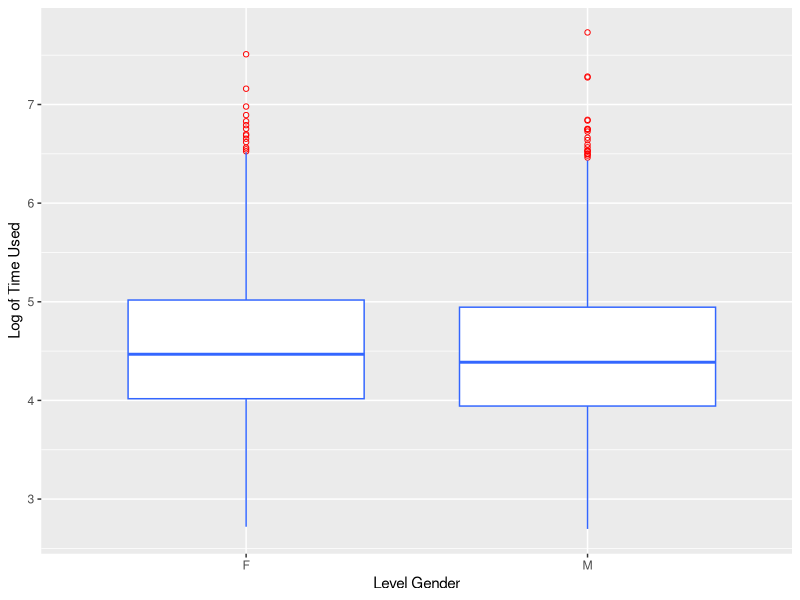
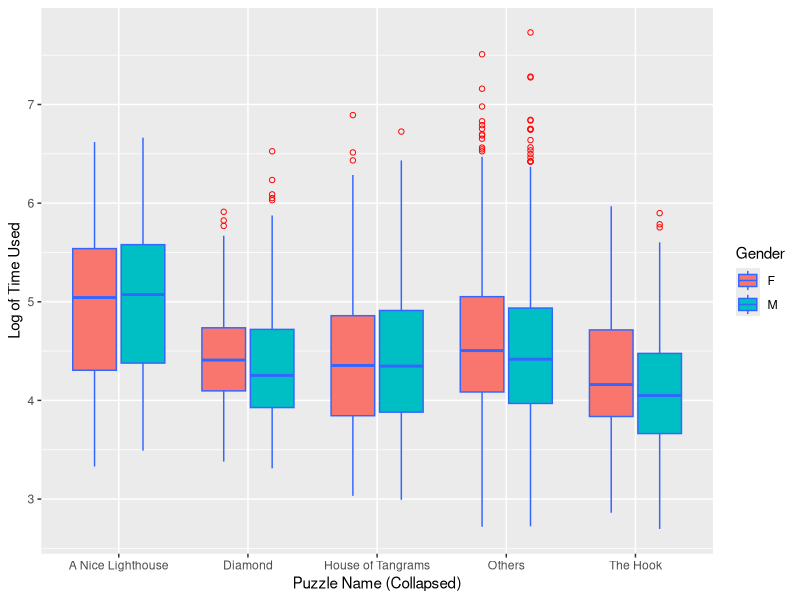
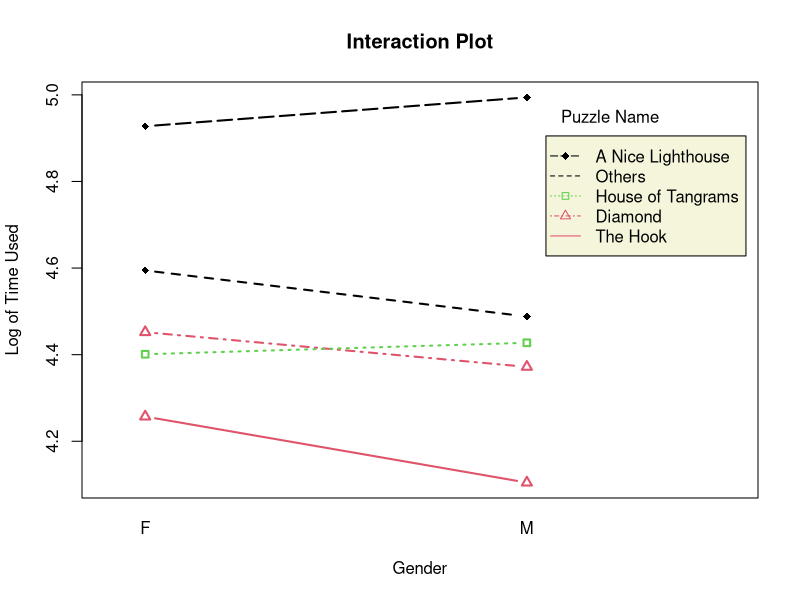
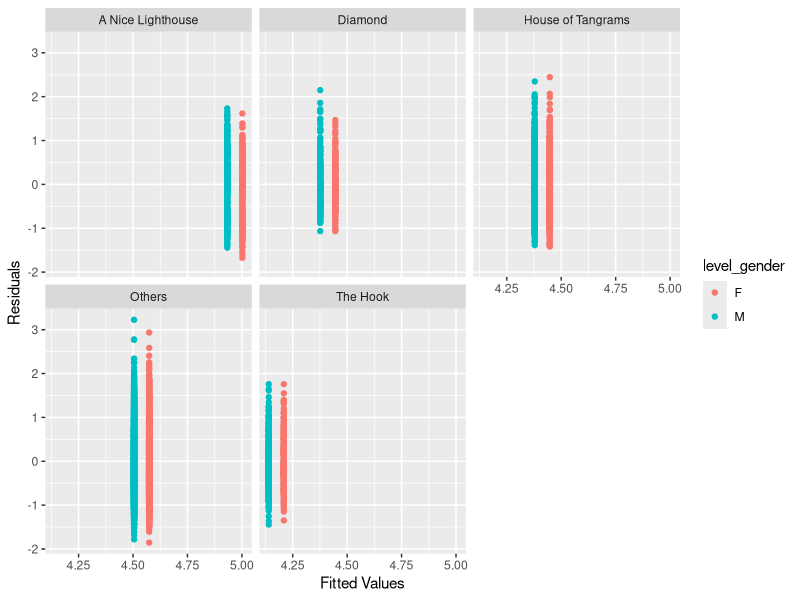
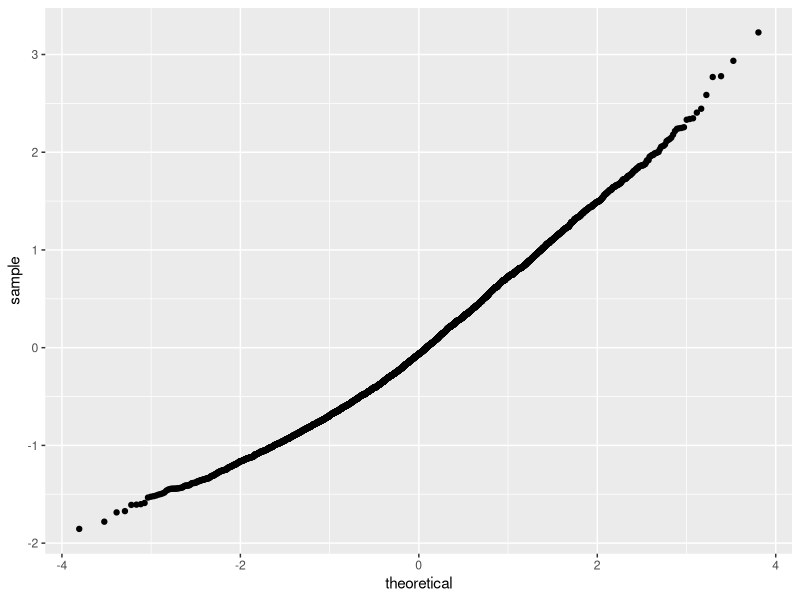

Recreate these plots in R, in order.
## ---- chunk 1
if (!("knitr" %in% installed.packages())) {
  install.packages("knitr")
}
library(knitr)
opts_chunk$set(echo = TRUE, eval = TRUE, message=FALSE, warning=FALSE, fig.align="center")
## ---- chunk 2
# List of packages to be used
pkg <- c("dplyr", "ggplot2", "plyr", "data.table")
# Check if any package is not installed
pkg_install <- pkg[!(pkg %in% installed.packages())]
if (length(pkg_install)) {
  install.packages(pkg_install)
}

library(data.table)
library(dplyr)
library(ggplot2)
## ---- chunk 3
gen_tangram <- read.csv("gentangram.csv", stringsAsFactors = F)
## ---- chunk 4
puzzlename <- c("A Nice Lighthouse", "Diamond", "House of Tangrams", "The Hook")
gen_tangram$PuzzleName2 <- ifelse(gen_tangram$PuzzleName %in% puzzlename, gen_tangram$PuzzleName, "Others")
gen_tangram$PuzzleName2 <- as.factor(gen_tangram$PuzzleName2)
## ---- chunk 5
gen_tangram$TimeUsed_log <- log(gen_tangram$TimeUsed)
gen_tangram$level_gender <- as.factor(gen_tangram$level_gender)
## ---- chunk 6
test <- aov(TimeUsed_log ~ level_gender, data=gen_tangram)
summary(test)
ggplot(gen_tangram,aes(level_gender,TimeUsed_log)) +
  geom_boxplot(varwidth = TRUE,fill = "white", colour = "#3366FF",
               outlier.colour = "red", outlier.shape = 1)  +
  xlab("Level Gender") +
  ylab("Log of Time Used")
## ---- chunk 7
test2 <- aov(TimeUsed_log ~ level_gender + PuzzleName2,data=gen_tangram)
summary(test2)

## ---- chunk 8
pd = position_dodge(.2)
ggplot(gen_tangram,aes(PuzzleName2,TimeUsed_log)) +
  geom_boxplot(aes(fill=level_gender),colour = "#3366FF",
               outlier.colour = "red", outlier.shape = 1) +
  xlab("Puzzle Name (Collapsed)") +
  ylab("Log of Time Used") + 
  labs(fill = "Gender")
## ---- chunk 9
interaction.plot(gen_tangram$level_gender, gen_tangram$PuzzleName2, gen_tangram$TimeUsed_log, type="b", col=c(1:3), 
  	leg.bty="o", leg.bg="beige", lwd=2, pch=c(18,24,22),	
   xlab="Gender", 
   ylab="Log of Time Used", 
   main="Interaction Plot",
   trace.label = "Puzzle Name")
## ---- chunk 10
test_data <- gen_tangram
test_data$fit <- fitted(test2)
test_data$res <- resid(test2)
ggplot(test_data, aes(fit, res, colour = level_gender)) + geom_point() +
  xlab("Fitted Values") + ylab("Residuals") + facet_wrap(~ PuzzleName2) +
  labs(fill = "Gender")
## ---- chunk 11
ggplot(test_data, aes(sample = res)) + stat_qq()
